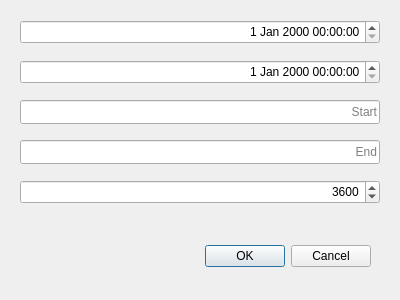
<?xml version="1.0" encoding="UTF-8"?>
<ui version="4.0">
 <class>nTimeScope</class>
 <widget class="QDialog" name="nTimeScope">
  <property name="geometry">
   <rect>
    <x>0</x>
    <y>0</y>
    <width>400</width>
    <height>300</height>
   </rect>
  </property>
  <property name="windowTitle">
   <string>Set time scope</string>
  </property>
  <property name="windowIcon">
   <iconset resource="../../Images/Branon.qrc">
    <normaloff>:/images/tracks.png</normaloff>:/images/tracks.png</iconset>
  </property>
  <property name="toolTip">
   <string>Set time scope</string>
  </property>
  <property name="statusTip">
   <string>Set time scope</string>
  </property>
  <property name="whatsThis">
   <string>Set time scope</string>
  </property>
  <widget class="QDialogButtonBox" name="buttonBox">
   <property name="geometry">
    <rect>
     <x>30</x>
     <y>240</y>
     <width>341</width>
     <height>32</height>
    </rect>
   </property>
   <property name="orientation">
    <enum>Qt::Horizontal</enum>
   </property>
   <property name="standardButtons">
    <set>QDialogButtonBox::Cancel|QDialogButtonBox::Ok</set>
   </property>
  </widget>
  <widget class="QSpinBox" name="dT">
   <property name="geometry">
    <rect>
     <x>20</x>
     <y>180</y>
     <width>360</width>
     <height>24</height>
    </rect>
   </property>
   <property name="toolTip">
    <string>dT</string>
   </property>
   <property name="statusTip">
    <string>dT</string>
   </property>
   <property name="whatsThis">
    <string>dT</string>
   </property>
   <property name="alignment">
    <set>Qt::AlignRight|Qt::AlignTrailing|Qt::AlignVCenter</set>
   </property>
   <property name="minimum">
    <number>1</number>
   </property>
   <property name="maximum">
    <number>999999999</number>
   </property>
   <property name="value">
    <number>3600</number>
   </property>
  </widget>
  <widget class="QDateTimeEdit" name="StartDT">
   <property name="geometry">
    <rect>
     <x>20</x>
     <y>20</y>
     <width>360</width>
     <height>24</height>
    </rect>
   </property>
   <property name="toolTip">
    <string>Start time</string>
   </property>
   <property name="statusTip">
    <string>Start time</string>
   </property>
   <property name="whatsThis">
    <string>Start time</string>
   </property>
   <property name="alignment">
    <set>Qt::AlignRight|Qt::AlignTrailing|Qt::AlignVCenter</set>
   </property>
  </widget>
  <widget class="QDateTimeEdit" name="EndDT">
   <property name="geometry">
    <rect>
     <x>20</x>
     <y>60</y>
     <width>360</width>
     <height>24</height>
    </rect>
   </property>
   <property name="toolTip">
    <string>End time</string>
   </property>
   <property name="statusTip">
    <string>End time</string>
   </property>
   <property name="whatsThis">
    <string>End time</string>
   </property>
   <property name="alignment">
    <set>Qt::AlignRight|Qt::AlignTrailing|Qt::AlignVCenter</set>
   </property>
  </widget>
  <widget class="QLineEdit" name="Start">
   <property name="geometry">
    <rect>
     <x>20</x>
     <y>100</y>
     <width>360</width>
     <height>24</height>
    </rect>
   </property>
   <property name="toolTip">
    <string>Start</string>
   </property>
   <property name="statusTip">
    <string>Start</string>
   </property>
   <property name="whatsThis">
    <string>Start</string>
   </property>
   <property name="alignment">
    <set>Qt::AlignRight|Qt::AlignTrailing|Qt::AlignVCenter</set>
   </property>
   <property name="placeholderText">
    <string>Start</string>
   </property>
  </widget>
  <widget class="QLineEdit" name="End">
   <property name="geometry">
    <rect>
     <x>20</x>
     <y>140</y>
     <width>360</width>
     <height>24</height>
    </rect>
   </property>
   <property name="toolTip">
    <string>End</string>
   </property>
   <property name="statusTip">
    <string>End</string>
   </property>
   <property name="whatsThis">
    <string>End</string>
   </property>
   <property name="alignment">
    <set>Qt::AlignRight|Qt::AlignTrailing|Qt::AlignVCenter</set>
   </property>
   <property name="placeholderText">
    <string>End</string>
   </property>
  </widget>
 </widget>
 <resources>
  <include location="../../Images/Branon.qrc"/>
  <include location="../../Images/Branon.qrc"/>
 </resources>
 <connections>
  <connection>
   <sender>buttonBox</sender>
   <signal>accepted()</signal>
   <receiver>nTimeScope</receiver>
   <slot>accept()</slot>
   <hints>
    <hint type="sourcelabel">
     <x>248</x>
     <y>254</y>
    </hint>
    <hint type="destinationlabel">
     <x>157</x>
     <y>274</y>
    </hint>
   </hints>
  </connection>
  <connection>
   <sender>buttonBox</sender>
   <signal>rejected()</signal>
   <receiver>nTimeScope</receiver>
   <slot>reject()</slot>
   <hints>
    <hint type="sourcelabel">
     <x>316</x>
     <y>260</y>
    </hint>
    <hint type="destinationlabel">
     <x>286</x>
     <y>274</y>
    </hint>
   </hints>
  </connection>
  <connection>
   <sender>StartDT</sender>
   <signal>editingFinished()</signal>
   <receiver>nTimeScope</receiver>
   <slot>startChanged()</slot>
   <hints>
    <hint type="sourcelabel">
     <x>199</x>
     <y>31</y>
    </hint>
    <hint type="destinationlabel">
     <x>199</x>
     <y>149</y>
    </hint>
   </hints>
  </connection>
  <connection>
   <sender>EndDT</sender>
   <signal>editingFinished()</signal>
   <receiver>nTimeScope</receiver>
   <slot>endChanged()</slot>
   <hints>
    <hint type="sourcelabel">
     <x>199</x>
     <y>71</y>
    </hint>
    <hint type="destinationlabel">
     <x>199</x>
     <y>149</y>
    </hint>
   </hints>
  </connection>
  <connection>
   <sender>Start</sender>
   <signal>editingFinished()</signal>
   <receiver>nTimeScope</receiver>
   <slot>doneStart()</slot>
   <hints>
    <hint type="sourcelabel">
     <x>199</x>
     <y>111</y>
    </hint>
    <hint type="destinationlabel">
     <x>199</x>
     <y>149</y>
    </hint>
   </hints>
  </connection>
  <connection>
   <sender>End</sender>
   <signal>editingFinished()</signal>
   <receiver>nTimeScope</receiver>
   <slot>doneEnd()</slot>
   <hints>
    <hint type="sourcelabel">
     <x>199</x>
     <y>151</y>
    </hint>
    <hint type="destinationlabel">
     <x>199</x>
     <y>149</y>
    </hint>
   </hints>
  </connection>
 </connections>
</ui>
